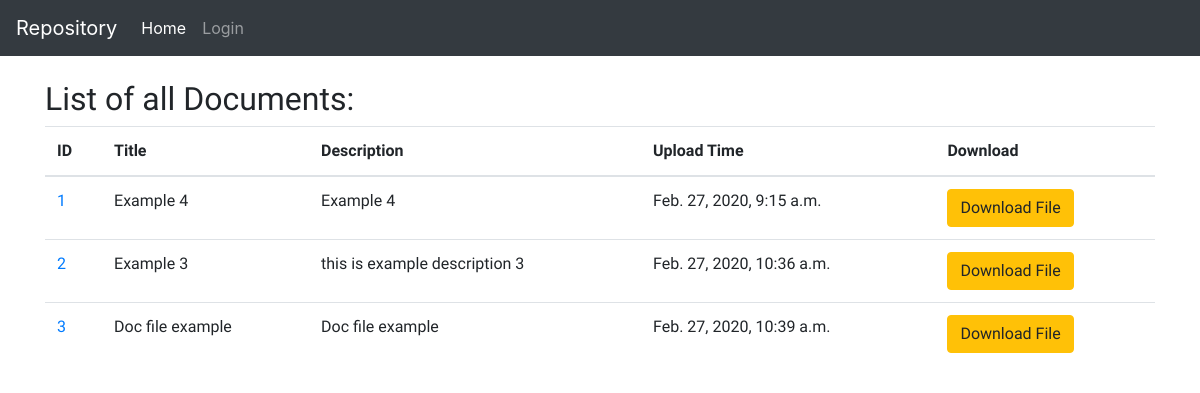
The app's page /repo/all/ with its own data.
### repo/models.py (models this page shows, shortened)
class Data(models.Model):
    title = models.CharField(max_length=200)
    description = models.TextField(blank=True)
    data_file = models.FileField(upload_to='documents/')
    upload_time = models.DateTimeField(auto_now_add=True)
    author = models.ForeignKey(User, on_delete=models.CASCADE)

### repo/views.py (the view)
# urls.py: path('all/', views.DocumentListView.as_view(), name='all'),
class DocumentListView(generic.ListView):
    template_name = 'repo/document_list.html'
    model = Data
    context_object_name = 'documents'

### repo/templates/repo/document_list.html
{% extends 'base.html' %}
{% block content %}
    <h2>List of all Documents: </h2>
    <table class="table">
        <thead>
            <tr>
                <th>ID</th>
                <th>Title</th>
                <th>Description</th>
                <th>Upload Time</th>
                <th>Download</th>
            </tr>
        </thead>
        <tbody>
            {% for document in documents %}
                <tr>
                    <td><a href="{{ document.id }}">{{ document.id }}</a></td>
                    <td>{{ document.title }}</td>
                    <td>{{ document.description }}</td>
                    <td>{{ document.upload_time }}</td>
                    <td><a href="/media/{{ document.data_file }}" class="btn btn-warning">Download File</a></td>
                </tr>
            {% endfor %}
        </tbody>
    </table>
{% endblock %}

### templates/base.html (shortened to what this page needs)
<!DOCTYPE html>
{% load static %}
<html lang="en">
<head>
    <link rel="stylesheet" href="{% static 'repo/css/style.css' %}">
    <link rel="stylesheet" href="https://stackpath.bootstrapcdn.com/bootstrap/4.4.1/css/bootstrap.min.css">
</head>
<body>
    <nav class="navbar navbar-expand-md navbar-dark bg-dark navbar-fixed-top">
      <a class="navbar-brand" href="{% url 'index' %}">Repository</a>
      <div class="collapse navbar-collapse" id="navbarNav">
        <ul class="navbar-nav">
          <li class="nav-item active">
            <a class="nav-link" href="{% url 'index' %}">Home <span class="sr-only">(current)</span></a>
          </li>
          {% if not user.is_authenticated %}
            <li class="nav-item">
             <a class="nav-link" href="{% url 'accounts:login' %}">Login</a>
            </li>
          {% endif %}
        </ul>
      </div>
    </nav>
    <div class="container body-content">
        {% block content %}
        {% endblock %}
    </div>
</body>
</html>

### repo/static/repo/css/style.css (style rules this page uses)
.body-content { font-family: 'Spartan', sans-serif; margin-top: 1.5rem; }

### records on screen
Data: id "1", title "Example 4", description "Example 4", upload_time "Feb. 27, 2020, 9:15 a.m."
Data: id "2", title "Example 3", description "this is example description 3", upload_time "Feb. 27, 2020, 10:36 a.m."
Data: id "3", title "Doc file example", description "Doc file example", upload_time "Feb. 27, 2020, 10:39 a.m."
